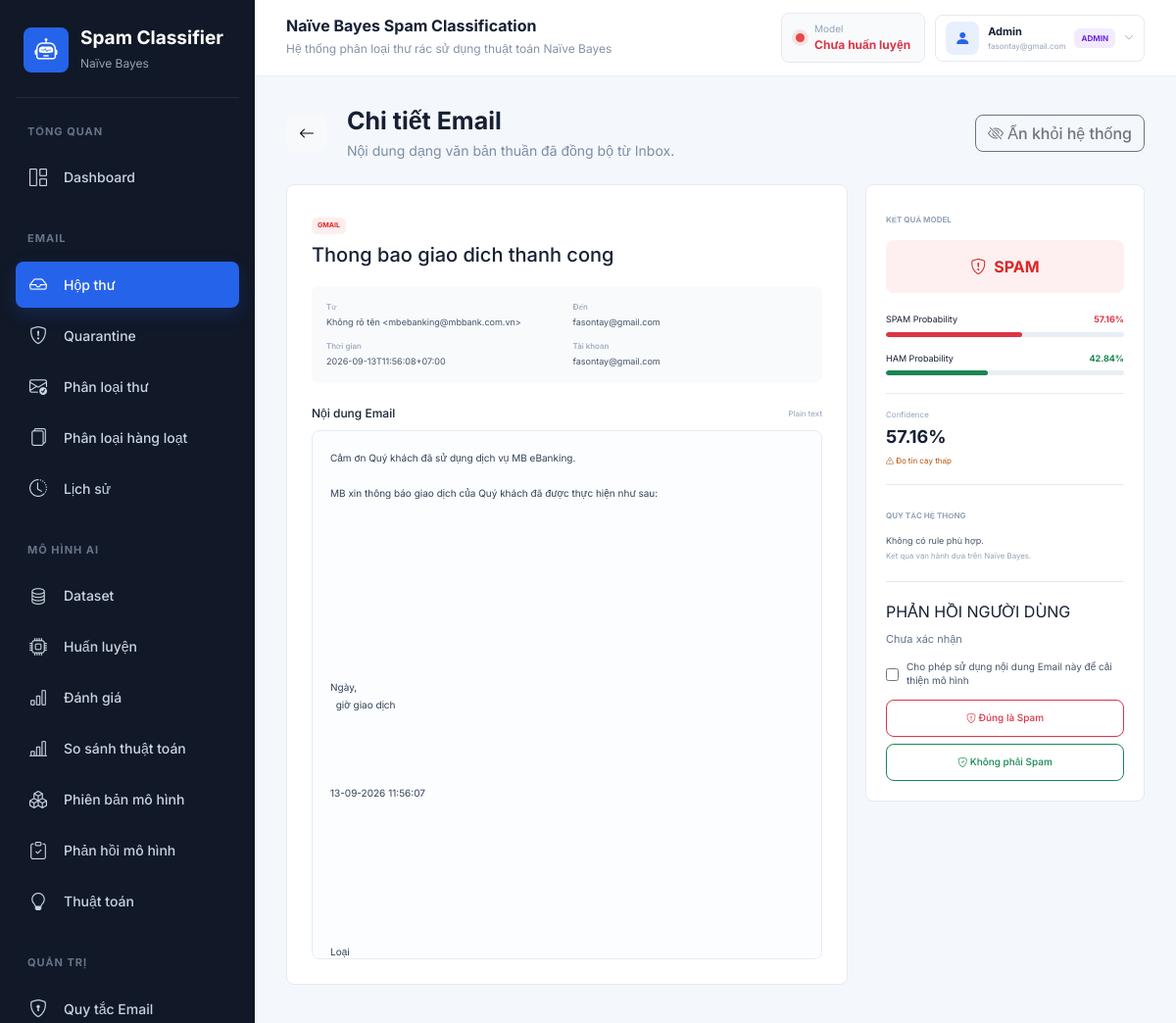
Page /mail/message/3 (signed in, upper part) on the earlier database version.
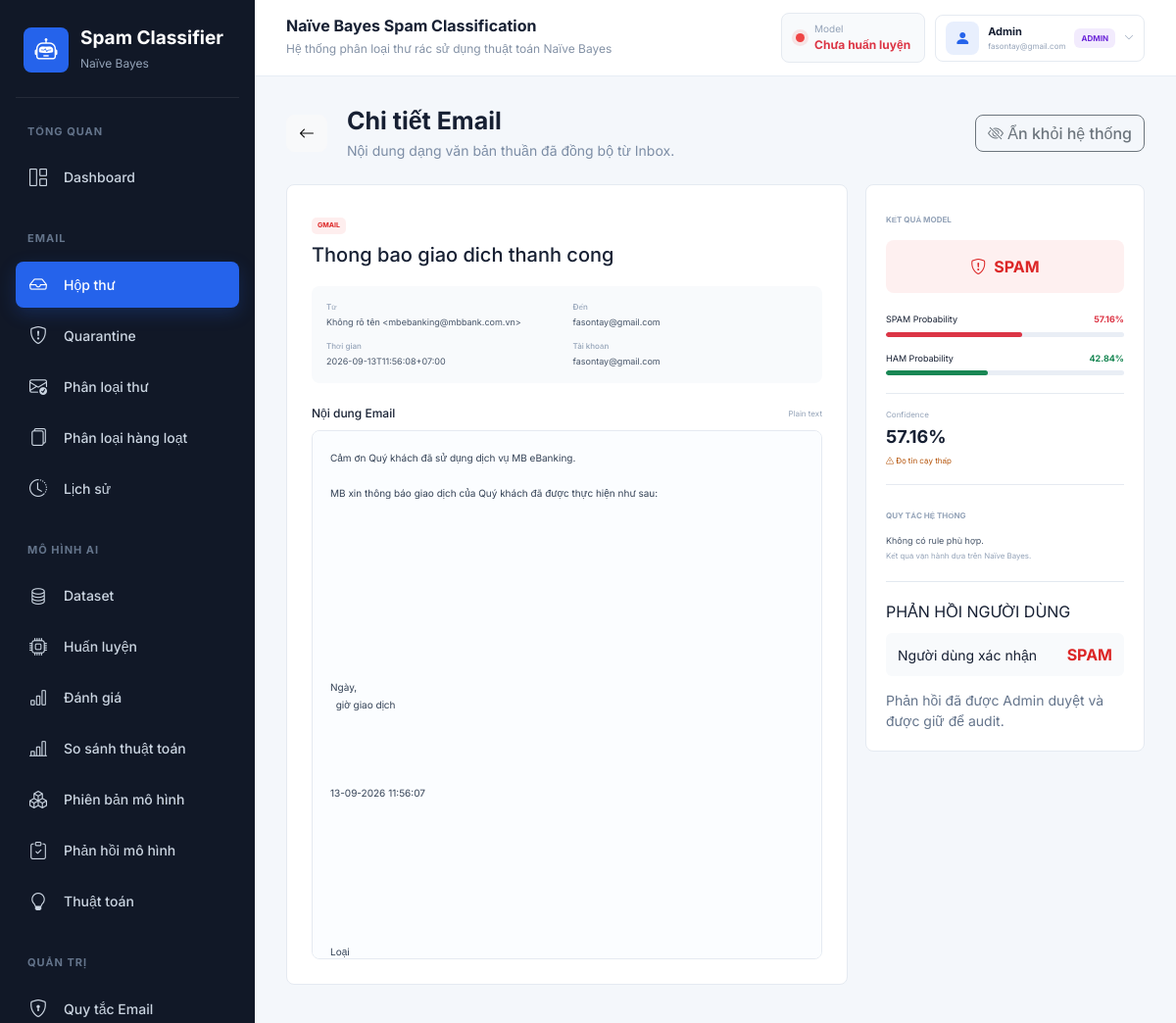
Same page on the later database version.
### tables this page shows
CREATE TABLE mail_messages (
                id INTEGER PRIMARY KEY AUTOINCREMENT,
                user_id INTEGER NOT NULL REFERENCES users(id),
                account_id INTEGER NOT NULL REFERENCES email_accounts(id),
                provider_message_id TEXT NOT NULL,
                thread_id TEXT,
                message_id_header TEXT,
                subject TEXT,
                sender_name TEXT,
                sender_email TEXT,
                recipient_email TEXT,
                snippet TEXT,
                body_text TEXT,
                received_at TIMESTAMP,
                prediction TEXT,
                spam_probability REAL,
                ham_probability REAL,
                confidence REAL,
                is_read INTEGER NOT NULL DEFAULT 0,
                synced_at TIMESTAMP NOT NULL DEFAULT CURRENT_TIMESTAMP, is_quarantined INTEGER NOT NULL DEFAULT 0, user_label TEXT CHECK (user_label IN ('spam', 'ham') OR user_label IS NULL), feedback_at TIMESTAMP, policy_action TEXT DEFAULT 'model' CHECK (policy_action IN ('trusted', 'blocked', 'model') OR policy_action IS NULL), matched_rule_id INTEGER REFERENCES mail_rules(id) ON DELETE SET NULL, is_hidden INTEGER NOT NULL DEFAULT 0,
                UNIQUE(account_id, provider_message_id)
            );

CREATE TABLE mail_feedback (
                id INTEGER PRIMARY KEY AUTOINCREMENT,
                user_id INTEGER NOT NULL REFERENCES users(id),
                message_id INTEGER NOT NULL REFERENCES mail_messages(id),
                original_prediction TEXT NOT NULL
                    CHECK (original_prediction IN ('spam', 'ham')),
                corrected_label TEXT NOT NULL
                    CHECK (corrected_label IN ('spam', 'ham')),
                allow_training INTEGER NOT NULL DEFAULT 0,
                status TEXT NOT NULL DEFAULT 'pending'
                    CHECK (status IN ('pending', 'approved', 'rejected')),
                reviewed_by INTEGER REFERENCES users(id),
                created_at TIMESTAMP NOT NULL DEFAULT CURRENT_TIMESTAMP,
                reviewed_at TIMESTAMP,
                text_hash TEXT,
                UNIQUE(user_id, message_id)
            );

### routes/mail_routes.py (the view)
@main_bp.route("/mail/message/<int:message_id>")
@login_required
def mail_message_detail(message_id):
    message = get_mail_message_for_user(message_id, int(current_user.id))
    if not message:
        flash("Không tìm thấy Email hoặc bạn không có quyền truy cập.", "danger")
        return redirect(url_for("mail"))
    return render_template(
        "mail_detail.html",
        message=message,
        feedback=get_feedback_by_message(int(current_user.id), message_id),
    )

### app.py (called while the page is built)
def create_app():
    app = Flask(__name__)
    configure_application_logging(app)
    load_security_config(app)
    login_manager.init_app(app)
    limiter.init_app(app)
    validate_credential_key(app)
    init_db()
    try:
        initialize_model_registry()
    except Exception:
        app.logger.exception("Model registry initialization failed")
    app.register_blueprint(main_bp, name="")
    app.register_blueprint(api_bp)
    register_security(app, api_bp)
    @app.context_processor
    def inject_global_data():
        return {"global_model_status": get_model_status()}
    register_cli_commands(app)
    return app

### auth.py (called while the page is built)
@login_manager.user_loader
def load_user(user_id):
    try:
        row = get_user_by_id(int(user_id))
    except (TypeError, ValueError):
        return None
    return User(row) if row and bool(row["is_active"]) else None

    @property
    def is_active(self):
        return self._is_active

### database/db.py (called while the page is built)
def get_connection():
    conn = sqlite3.connect(DB_PATH)
    conn.row_factory = sqlite3.Row
    conn.execute("PRAGMA foreign_keys = ON")
    return conn

### templates/mail_detail.html (shortened to what the changed rows need)
{% extends "base.html" %}
{% block content %}
<div class="mail-detail-header"><div class="page-title mb-0"><h2>Chi tiết Email</h2></div><form method="POST" action="{{ url_for('unhide_mail_message' if message['is_hidden'] else 'hide_mail_message', message_id=message['id']) }}" class="mail-visibility-form"><button type="submit" class="btn {{ 'btn-outline-primary' if message['is_hidden'] else 'btn-outline-secondary' }}"><i class="bi {{ 'bi-eye' if message['is_hidden'] else 'bi-eye-slash' }}"></i> {{ 'Hiện lại' if message['is_hidden'] else 'Ẩn khỏi hệ thống' }}</button></form></div>
<div class="mail-detail-layout mt-4">
    <section class="mail-detail-main">
        <div class="mail-detail-title"><span class="provider-badge {{ message['account_provider'] }}">{{ message['account_provider']|upper }}</span><h1>{{ message['subject'] or '(Không có tiêu đề)' }}</h1></div>
        <dl class="mail-meta"><div><dt>Từ</dt><dd>{{ message['sender_name'] or 'Không rõ tên' }} &lt;{{ message['sender_email'] or 'Không rõ Email' }}&gt;</dd></div><div><dt>Đến</dt><dd>{{ message['recipient_email'] or 'Không rõ' }}</dd></div><div><dt>Thời gian</dt><dd>{{ message['received_at'] or 'Không xác định' }}</dd></div><div><dt>Tài khoản</dt><dd>{{ message['account_email'] }}</dd></div></dl>
        <div class="mail-body-heading"><h3>Nội dung Email</h3><span>Plain text</span></div>
        <pre class="mail-body-text">{{ message['body_text'] or message['snippet'] or '(Email không có nội dung văn bản)' }}</pre>
    </section>
    <aside class="mail-classification-panel">
        <span>KẾT QUẢ MODEL</span><div class="mail-detail-result {{ message['prediction'] }}"><i class="bi {% if message['prediction'] == 'spam' %}bi-shield-exclamation{% else %}bi-shield-check{% endif %}"></i>{{ message['prediction']|upper }}</div>
        <div class="mail-detail-metric"><div><span>SPAM Probability</span><strong class="text-danger">{{ '%.2f'|format(message['spam_probability'] * 100) }}%</strong></div><div class="progress"></div></div>
        <div class="mail-detail-metric"><div><span>HAM Probability</span><strong class="text-success">{{ '%.2f'|format(message['ham_probability'] * 100) }}%</strong></div><div class="progress"></div></div>
        <div class="mail-confidence-detail"><span>Confidence</span><strong>{{ '%.2f'|format(message['confidence'] * 100) }}%</strong>{% if message['confidence'] < 0.65 %}<small><i class="bi bi-exclamation-triangle"></i> Độ tin cậy thấp</small>{% endif %}</div>
        <div class="mail-policy-panel">
            <span>QUY TẮC HỆ THỐNG</span>
            {% if message['matched_rule_id'] %}
            <dl><div><dt>Quy tắc</dt><dd><span class="rule-badge {{ message['matched_rule_type'] }}">{{ message['matched_rule_type']|capitalize }}</span></dd></div><div><dt>Đối tượng</dt><dd>{{ message['matched_target_type']|capitalize }}</dd></div><div><dt>Giá trị</dt><dd>{{ message['matched_target_value'] }}</dd></div><div><dt>Chính sách</dt><dd><span class="policy-badge {{ message['policy_action'] }}">{{ message['policy_action']|capitalize }}</span></dd></div></dl>
            {% else %}
            <p>Không có rule phù hợp.<small>Kết quả vận hành dựa trên Naïve Bayes.</small></p>
            {% endif %}
        </div>
        <div class="mail-feedback-panel">
            <span>PHẢN HỒI NGƯỜI DÙNG</span>
            {% if message['user_label'] %}
            <div class="feedback-current"><small>Người dùng xác nhận</small><strong class="{{ message['user_label'] }}">{{ message['user_label']|upper }}</strong></div>
            {% else %}
            <p class="feedback-unchecked">Chưa xác nhận</p>
            {% endif %}
            {% if not feedback or feedback['status'] == 'pending' %}
            <form method="POST" action="{{ url_for('submit_mail_feedback', message_id=message['id']) }}" class="feedback-form">
                <label class="feedback-consent"><input type="checkbox" name="allow_training" value="1" {% if feedback and feedback['allow_training'] %}checked{% endif %}><span>Cho phép sử dụng nội dung Email này để cải thiện mô hình</span></label>
                <div class="feedback-actions">
                    <button type="submit" name="label" value="spam" class="btn btn-outline-danger"><i class="bi bi-shield-exclamation"></i> {% if message['prediction'] == 'spam' %}Đúng là Spam{% else %}Đây là Spam{% endif %}</button>
                    <button type="submit" name="label" value="ham" class="btn btn-outline-success"><i class="bi bi-shield-check"></i> {% if message['prediction'] == 'ham' %}Đúng là Email bình thường{% else %}Không phải Spam{% endif %}</button>
                </div>
            </form>
            {% else %}
            <small class="feedback-reviewed">Phản hồi đã được Admin {{ 'duyệt' if feedback['status'] == 'approved' else 'từ chối' }} và được giữ để audit.</small>
            {% endif %}
        </div>
    </aside>
</div>
{% endblock %}

Differences in the rows shown:
changed mail_messages "Thong bao giao dich thanh cong": user_label (not shown) → "SPAM"
added mail_feedback: status "duyệt"
Other differences:
form field allow_training: "☐" → (not shown)
text no longer shown: "Chưa xác nhận Cho phép sử dụng nội dung Email này để cải thiện mô hình Đúng là Spam Không phải Spam"
text now shown: "Người dùng xác nhận Phản hồi đã được Admin và được giữ để audit."
